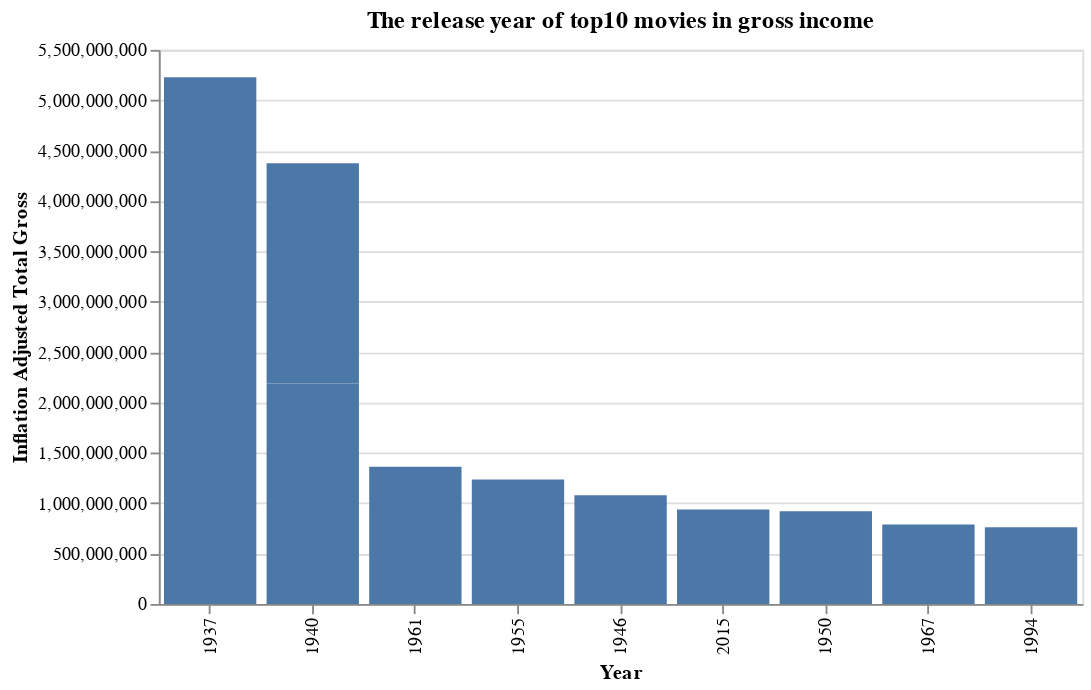

The cell this chart's notebook holds for it:
### Code cell
# Use altair to generate a bar plot
total_gross_top10_year_plot = (
    alt.Chart(total_gross_top10_year, width=500, height=300)
    .mark_bar()
    .encode(
        x=alt.X("year:O",sort='-y', title="Year"),
        y=alt.Y("inflation_adjusted_gross:Q", title="Inflation Adjusted Total Gross"),
    )
    .properties(title="The release year of top10 movies in gross income")
)
total_gross_top10_year_plot

### Figure 1 — Vega-Lite specification as saved in the notebook (floating-point values rounded to 4 significant figures)
{"config": {"view": {"continuousWidth": 400, "continuousHeight": 300}}, "data": {"name": "data-2d0ad9f1b0643a4e518d32249b908b12"}, "mark": "bar", "encoding": {"x": {"field": "year", "sort": "-y", "title": "Year", "type": "ordinal"}, "y": {"field": "inflation_adjusted_gross", "title": "Inflation Adjusted Total Gross", "type": "quantitative"}}, "height": 300, "title": "The release year of top10 movies in gross income", "width": 500, "$schema": "https://vega.github.io/schema/vega-lite/v4.17.0.json", "datasets": {"data-2d0ad9f1b0643a4e518d32249b908b12": [{"year": 1937, "inflation_adjusted_gross": 5228953251}, {"year": 1940, "inflation_adjusted_gross": 2188229052}, {"year": 1940, "inflation_adjusted_gross": 2187090808}, {"year": 1961, "inflation_adjusted_gross": 1362870985}, {"year": 1955, "inflation_adjusted_gross": 1236035515}, {"year": 1946, "inflation_adjusted_gross": 1078510579}, {"year": 2015, "inflation_adjusted_gross": 936662225}, {"year": 1950, "inflation_adjusted_gross": 920608730}, {"year": 1967, "inflation_adjusted_gross": 789612346}, {"year": 1994, "inflation_adjusted_gross": 761640898}]}}
